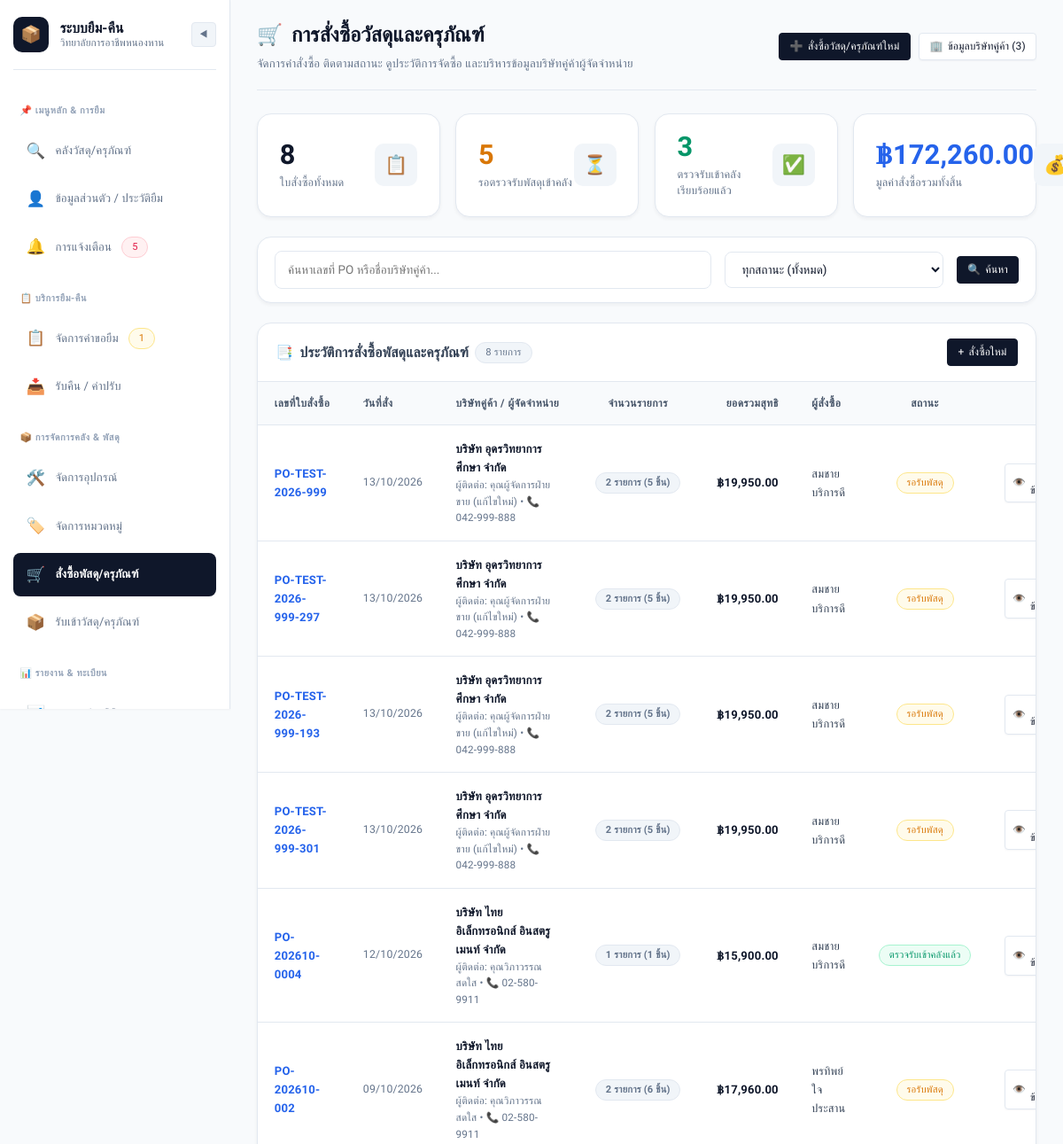
The app's page /admin/purchases (signed in, upper part), older data.
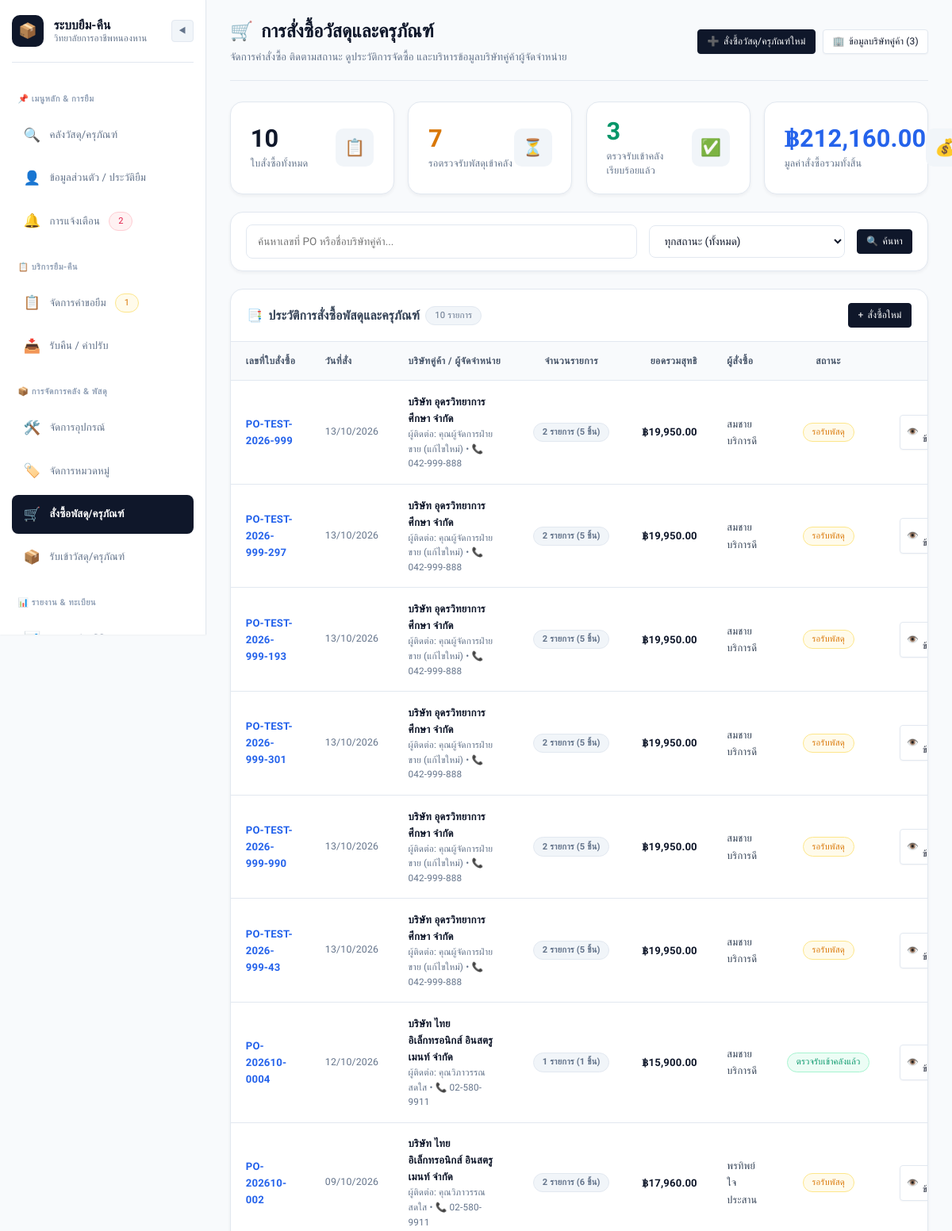
The same page, newer data.
### models.py (models this page shows, shortened)
class PurchaseOrder(db.Model):
    __tablename__ = 'purchase_orders'
    po_id = db.Column(db.Integer, primary_key=True, autoincrement=True)
    po_number = db.Column(db.String(50), unique=True, nullable=False)
    supplier_id = db.Column(db.Integer, db.ForeignKey('suppliers.supplier_id'), nullable=False)
    order_date = db.Column(db.DateTime, default=datetime.utcnow)
    expected_delivery_date = db.Column(db.DateTime, nullable=True)
    total_amount = db.Column(db.Float, default=0.0)
    status = db.Column(db.String(20), default='pending')  # 'pending', 'received', 'cancelled'
    note = db.Column(db.Text, nullable=True)
    created_by = db.Column(db.Integer, db.ForeignKey('users.user_id'), nullable=False)
    creator = db.relationship('User', foreign_keys=[created_by], backref='created_pos')
    items = db.relationship('PurchaseOrderItem', backref='purchase_order', lazy=True, cascade='all, delete-orphan')
    @property
    def status_display(self):
        mapping = {
            'pending': 'รอรับพัสดุ',
            'received': 'ตรวจรับเข้าคลังแล้ว',
            'cancelled': 'ยกเลิกคำสั่งซื้อ'
        }
        return mapping.get(self.status, self.status)
    @property
    def status_badge_class(self):
        mapping = {
            'pending': 'badge-warning',
            'received': 'badge-success',
            'cancelled': 'badge-danger'
        }
        return mapping.get(self.status, 'badge-secondary')
    @property
    def items_count(self):
        return sum(item.quantity for item in self.items)

class Supplier(db.Model):
    __tablename__ = 'suppliers'
    supplier_id = db.Column(db.Integer, primary_key=True, autoincrement=True)
    company_name = db.Column(db.String(150), nullable=False)
    contact_name = db.Column(db.String(100), nullable=True)
    phone = db.Column(db.String(20), nullable=True)
    address = db.Column(db.String(255), nullable=True)
    email = db.Column(db.String(100), nullable=True)
    tax_id = db.Column(db.String(50), nullable=True)
    created_at = db.Column(db.DateTime, default=datetime.utcnow)
    purchase_orders = db.relationship('PurchaseOrder', backref='supplier', lazy=True)
    products = db.relationship('SupplierProduct', backref='supplier', lazy=True, cascade='all, delete-orphan')

class PurchaseOrderItem(db.Model):
    __tablename__ = 'purchase_order_items'
    item_id = db.Column(db.Integer, primary_key=True, autoincrement=True)
    po_id = db.Column(db.Integer, db.ForeignKey('purchase_orders.po_id'), nullable=False)
    equipment_id = db.Column(db.Integer, db.ForeignKey('equipment.equipment_id'), nullable=True)
    item_name = db.Column(db.String(150), nullable=False)
    item_code = db.Column(db.String(50), nullable=True)
    quantity = db.Column(db.Integer, default=1, nullable=False)
    unit = db.Column(db.String(30), default='ชิ้น')
    unit_price = db.Column(db.Float, default=0.0, nullable=False)
    total_price = db.Column(db.Float, default=0.0, nullable=False)
    notes = db.Column(db.String(255), nullable=True)
    equipment = db.relationship('Equipment', backref='po_items')

class User(db.Model):
    __tablename__ = 'users'
    user_id = db.Column(db.Integer, primary_key=True, autoincrement=True)
    student_or_citizen_id = db.Column(db.String(20), nullable=False)
    first_name = db.Column(db.String(100), nullable=False)
    last_name = db.Column(db.String(100), nullable=False)
    email = db.Column(db.String(100), unique=True, nullable=False)
    password_hash = db.Column(db.String(255), nullable=False)
    phone_number = db.Column(db.String(20), nullable=True)
    role = db.Column(db.String(20), default='student', nullable=False)  # 'student', 'teacher', 'staff', 'admin'
    line_user_id = db.Column(db.String(100), nullable=True)
    department = db.Column(db.String(100), nullable=True, default='แผนกวิชาช่างอิเล็กทรอนิกส์')
    created_at = db.Column(db.DateTime, default=datetime.utcnow)
    borrow_requests = db.relationship('BorrowRequest', foreign_keys='BorrowRequest.user_id', backref='user', lazy=True)
    borrowings = db.relationship('Borrowing', foreign_keys='Borrowing.user_id', backref='user', lazy=True)
    notifications = db.relationship('Notification', backref='user', lazy=True, order_by='Notification.created_at.desc()')
    @property
    def full_name(self):
        return f"{self.first_name} {self.last_name}"
    @property
    def role_display(self):
        roles = {
            'student': 'นักเรียน/นักศึกษา',
            'teacher': 'อาจารย์/ครูผู้สอน',
            'staff': 'เจ้าหน้าที่พัสดุ',
            'admin': 'ผู้ดูแลระบบ'
        }
        return roles.get(self.role, self.role)
    @property
    def role_badge_class(self):
        badges = {
            'student': 'badge-info',
            'teacher': 'badge-primary',
            'staff': 'badge-warning',
            'admin': 'badge-danger'
        }
        return badges.get(self.role, 'badge-secondary')

### app.py (the view)
    @app.route('/admin/purchases')
    @roles_required('admin', 'staff')
    def purchase_orders_list():
        status_filter = request.args.get('status', 'all')
        search_query = request.args.get('q', '').strip()
        query = PurchaseOrder.query
        if status_filter != 'all':
            query = query.filter_by(status=status_filter)
        if search_query:
            query = query.join(Supplier).filter(
                (PurchaseOrder.po_number.ilike(f'%{search_query}%')) |
                (Supplier.company_name.ilike(f'%{search_query}%'))
            )
        orders = query.order_by(PurchaseOrder.order_date.desc()).all()
        total_orders_count = PurchaseOrder.query.count()
        pending_count = PurchaseOrder.query.filter_by(status='pending').count()
        received_count = PurchaseOrder.query.filter_by(status='received').count()
        total_spend = db.session.query(db.func.sum(PurchaseOrder.total_amount)).scalar() or 0.0
        suppliers_count = Supplier.query.count()
        return render_template(
            'admin/purchases.html',
            orders=orders,
            status_filter=status_filter,
            search_query=search_query,
            total_orders_count=total_orders_count,
            pending_count=pending_count,
            received_count=received_count,
            total_spend=total_spend,
            suppliers_count=suppliers_count
        )

### templates/admin/purchases.html (shortened to what the changed rows need)
{% extends "base.html" %}
{% block content %}
<div class="page-header">
    <div>
        <h1 class="page-title">
            <span>🛒</span> การสั่งซื้อวัสดุและครุภัณฑ์
        </h1>
    </div>
</div>
<div class="stat-grid" style="margin-bottom: 1.5rem;">
    <div class="stat-card">
        <div>
            <div class="stat-value">{{ total_orders_count }}</div>
            <div class="stat-label">ใบสั่งซื้อทั้งหมด</div>
        </div>
    </div>
    <div class="stat-card">
        <div>
            <div class="stat-value" style="color: var(--warning);">{{ pending_count }}</div>
            <div class="stat-label">รอตรวจรับพัสดุเข้าคลัง</div>
        </div>
    </div>
    <div class="stat-card">
        <div>
            <div class="stat-value" style="color: var(--accent-blue);">฿{{ "{:,.2f}".format(total_spend) }}</div>
            <div class="stat-label">มูลค่าสั่งซื้อรวมทั้งสิ้น</div>
        </div>
    </div>
</div>
<div class="card">
    <div class="card-header" style="display: flex; justify-content: space-between; align-items: center; padding: 1.15rem 1.35rem;">
        <div style="font-weight: 700; font-family: var(--font-heading); font-size: 1.05rem; display: flex; align-items: center; gap: 0.5rem;">
            <span>📑</span> ประวัติการสั่งซื้อพัสดุและครุภัณฑ์
            <span class="badge badge-secondary" style="font-size: 0.75rem;">{{ orders|length }} รายการ</span>
        </div>
    </div>
    <div class="card-body" style="padding: 0;">
        {% if orders %}
            <div class="table-responsive">
                <table class="table">
                    <thead>
                        <tr>
                            <th style="width: 140px;">เลขที่ใบสั่งซื้อ</th>
                            <th style="width: 110px;">วันที่สั่ง</th>
                            <th>บริษัทคู่ค้า / ผู้จัดจำหน่าย</th>
                            <th style="width: 120px; text-align: center;">จำนวนรายการ</th>
                            <th style="text-align: right; width: 130px;">ยอดรวมสุทธิ</th>
                            <th style="width: 130px;">ผู้สั่งซื้อ</th>
                            <th style="width: 130px; text-align: center;">สถานะ</th>
                            <th style="width: 160px; text-align: center;">การจัดการ</th>
                        </tr>
                    </thead>
                    <tbody>
                        {% for po in orders %}
                            <tr>
                                <td>
                                    <a href="{{ url_for('purchase_order_detail', po_id=po.po_id) }}" style="font-family: var(--font-numeric); font-weight: 700; text-decoration: none; color: var(--accent-blue);">
                                        {{ po.po_number }}
                                    </a>
                                </td>
                                <td style="font-size: 0.82rem; color: var(--text-muted); font-family: var(--font-numeric);">
                                    {{ po.order_date.strftime('%d/%m/%Y') }}
                                </td>
                                <td>
                                    <div style="font-weight: 600; color: var(--text-main);">
                                        {{ po.supplier.company_name }}
                                    </div>
                                    <div style="font-size: 0.78rem; color: var(--text-muted);">
                                        {% if po.supplier.contact_name %}ผู้ติดต่อ: {{ po.supplier.contact_name }}{% endif %}
                                        {% if po.supplier.phone %} • 📞 {{ po.supplier.phone }}{% endif %}
                                    </div>
                                </td>
                                <td style="text-align: center;">
                                    <span class="badge badge-secondary" style="font-family: var(--font-numeric); font-weight: 600;">
                                        {{ po.items|length }} รายการ ({{ po.items_count }} ชิ้น)
                                    </span>
                                </td>
                                <td style="text-align: right; font-family: var(--font-numeric); font-weight: 700; color: var(--text-main);">
                                    ฿{{ "{:,.2f}".format(po.total_amount) }}
                                </td>
                                <td>
                                    <span style="font-size: 0.85rem;">{{ po.creator.full_name }}</span>
                                </td>
                                <td style="text-align: center;">
                                    <span class="badge {{ po.status_badge_class }}">
                                        {{ po.status_display }}
                                    </span>
                                </td>
                                <td style="text-align: center;">
                                    <div style="display: flex; gap: 0.4rem; justify-content: center;">
                                        <a href="{{ url_for('purchase_order_detail', po_id=po.po_id) }}" class="btn btn-secondary btn-sm" title="ดูรายละเอียดใบสั่งซื้อ" style="padding: 0.3rem 0.55rem; font-size: 0.78rem;">
                                            <span>👁️</span> ดูข้อมูล
                                        </a>
                                    </div>
                                </td>
                            </tr>
                        {% endfor %}
                    </tbody>
                </table>
            </div>
        {% endif %}
    </div>
</div>
{% endblock %}

Row changes from the older to the newer data that the page shows:
added PurchaseOrder: po_number "PO-TEST-2026-999-990", order_date "13/10/2026", supplier.company_name "บริษัท อุดรวิทยาการศึกษา จำกัด", supplier.contact_name "คุณผู้จัดการฝ่ายขาย (แก้ไขใหม่)", supplier.phone "042-999-888", items|length "2", items_count "5", total_amount "19,950.00", creator.full_name "สมชาย บริการดี", status_display "รอรับพัสดุ"
added PurchaseOrder: po_number "PO-TEST-2026-999-43", order_date "13/10/2026", supplier.company_name "บริษัท อุดรวิทยาการศึกษา จำกัด", supplier.contact_name "คุณผู้จัดการฝ่ายขาย (แก้ไขใหม่)", supplier.phone "042-999-888", items|length "2", items_count "5", total_amount "19,950.00", creator.full_name "สมชาย บริการดี", status_display "รอรับพัสดุ"
Text that changed along with them:
{{ unread_count }}: "5" → "2"
{{ total_orders_count }}: "8" → "10"
{{ pending_count }}: "5" → "7"
{{ "{:,.2f}".format(total_spend) }}: "172,260.00" → "212,160.00"
{{ orders|length }}: "8" → "10"
